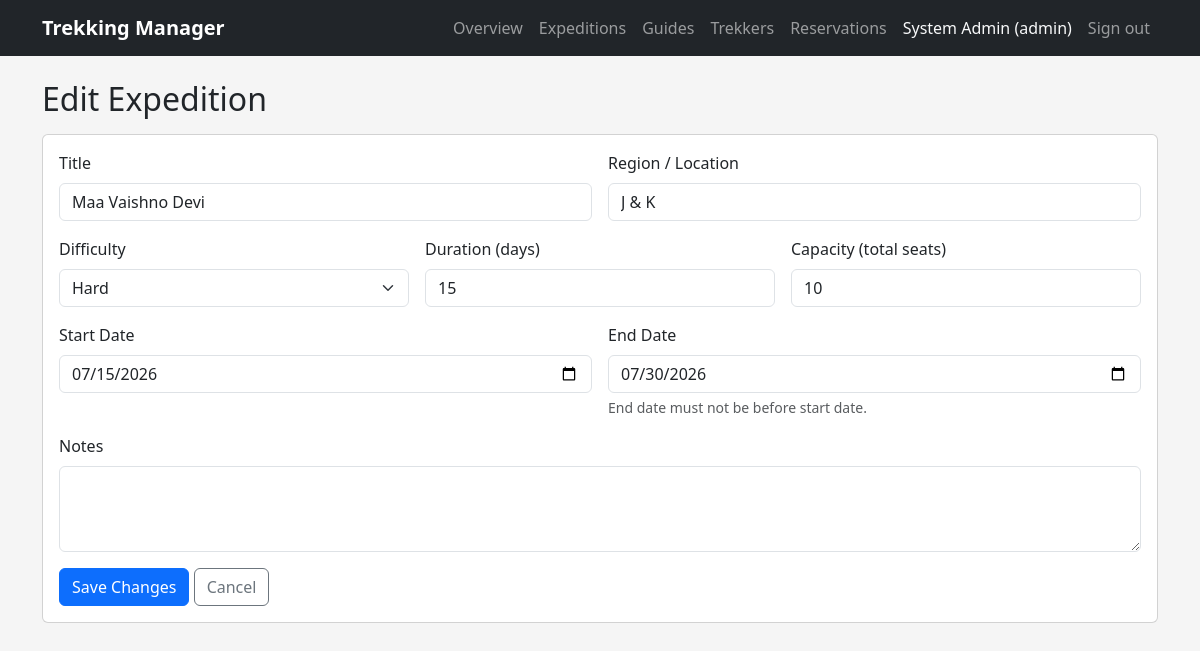
/admin/expeditions/1/edit (signed in), run on an earlier commit of the app's database.
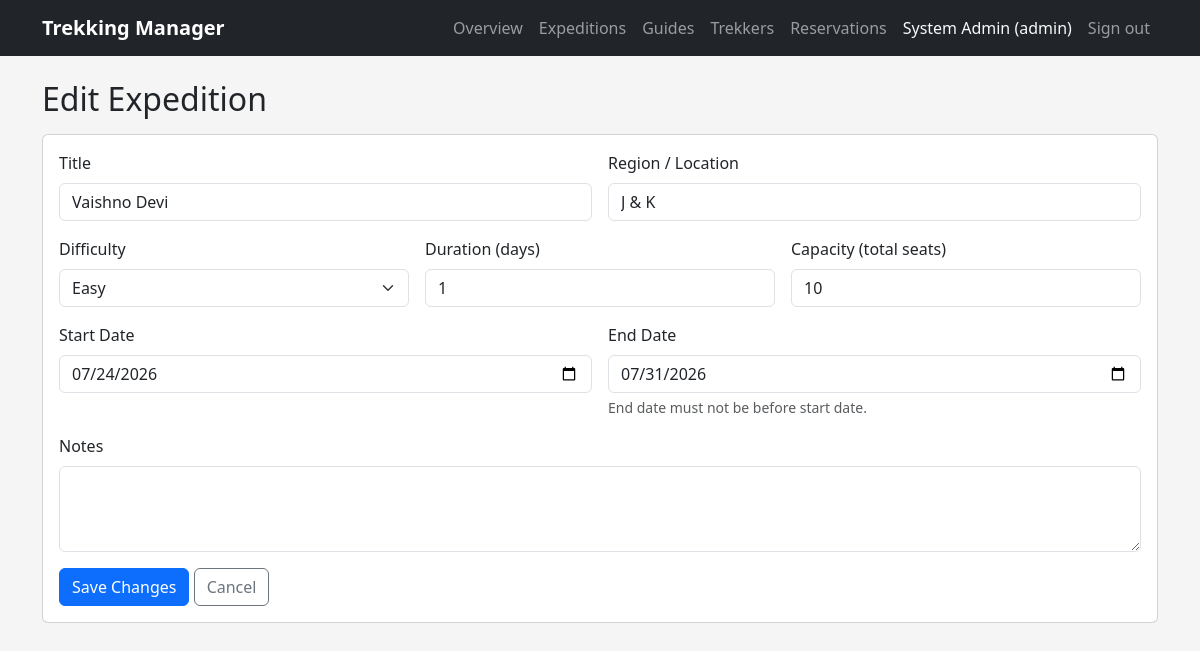
And on a later commit of the database.
### models.py (models this page shows)
class Expedition(db.Model):
    __tablename__ = "expeditions"
    id = db.Column(db.Integer, primary_key=True)
    title = db.Column(db.String(150), nullable=False)
    region = db.Column(db.String(100), nullable=False)
    difficulty_level = db.Column(db.String(20), nullable=False)
    num_days = db.Column(db.Integer, nullable=False)
    capacity = db.Column(db.Integer, nullable=False)
    seats_left = db.Column(db.Integer, nullable=False)
    guide_id = db.Column(db.Integer, db.ForeignKey("accounts.id"))
    current_state = db.Column(db.String(20), nullable=False, default="Pending")
    begin_date = db.Column(db.String(20))
    finish_date = db.Column(db.String(20))
    notes = db.Column(db.Text)
    added_on = db.Column(db.DateTime, default=datetime.utcnow)
    reservations = db.relationship("Reservation", backref="expedition", lazy=True)

### main.py (the view, shortened to what this page needs)
@app.route("/admin/expeditions/<int:expedition_id>/edit", methods=["GET", "POST"], endpoint="admin.edit_expedition")
@roles_only("admin")
def admin_edit_expedition(expedition_id):
    expedition = Expedition.query.get(expedition_id)
    if expedition is None:
        flash("That expedition no longer exists.", "danger")
        return redirect(url_for("admin.list_expeditions"))
    return render_template("admin/expedition_form.html", expedition=expedition, form_data={})

### main.py (called while the page is built)
def roles_only(*allowed_roles):
    def outer(view_func):
        @wraps(view_func)
        def guarded(*args, **kwargs):
            if "account_id" not in session:
                flash("Please sign in first.", "warning")
                return redirect(url_for("auth.login"))
            if session.get("role") not in allowed_roles:
                flash("That page isn't available for your account type.", "danger")
                return redirect(url_for("auth.landing"))
            return view_func(*args, **kwargs)
        return guarded
    return outer

### templates/admin/expedition_form.html (shortened to what this page needs)
{% extends "layout.html" %}
{% block body %}
<h2 class="mb-3">{{ 'Edit Expedition' if expedition else 'New Expedition' }}</h2>
<div class="card"><div class="card-body">
<form method="POST">
    <div class="row g-3">
        <div class="col-md-6">
            <label class="form-label">Title</label>
            <input type="text" name="title" class="form-control"
                   value="{{ form_data.get('title', expedition.title if expedition else '') }}" required>
        </div>
        <div class="col-md-6">
            <label class="form-label">Region / Location</label>
            <input type="text" name="region" class="form-control"
                   value="{{ form_data.get('region', expedition.region if expedition else '') }}" required>
        </div>
        <div class="col-md-4">
            <label class="form-label">Difficulty</label>
            <select name="difficulty_level" class="form-select" required>
                {% set cur_diff = form_data.get('difficulty_level', expedition.difficulty_level if expedition else '') %}
                {% for level in ['Easy', 'Moderate', 'Hard'] %}
                <option value="{{ level }}" {% if cur_diff == level %}selected{% endif %}>{{ level }}</option>
                {% endfor %}
            </select>
        </div>
        <div class="col-md-4">
            <label class="form-label">Duration (days)</label>
            <input type="number" name="num_days" min="1" class="form-control"
                   value="{{ form_data.get('num_days', expedition.num_days if expedition else 1) }}" required>
        </div>
        <div class="col-md-4">
            <label class="form-label">Capacity (total seats)</label>
            <input type="number" name="capacity" min="1" class="form-control"
                   value="{{ form_data.get('capacity', expedition.capacity if expedition else 10) }}" required>
        </div>
        <div class="col-md-6">
            <label class="form-label">Start Date</label>
            <input type="date" name="begin_date" class="form-control"
                   value="{{ form_data.get('begin_date', expedition.begin_date if expedition else '') }}">
        </div>
        <div class="col-md-6">
            <label class="form-label">End Date</label>
            <input type="date" name="finish_date" class="form-control"
                   value="{{ form_data.get('finish_date', expedition.finish_date if expedition else '') }}">
            <div class="form-text">End date must not be before start date.</div>
        </div>
        <div class="col-12">
            <label class="form-label">Notes</label>
            <textarea name="notes" class="form-control" rows="3">{{ form_data.get('notes', expedition.notes if expedition else '') }}</textarea>
        </div>
    </div>
    <button type="submit" class="btn btn-primary mt-3">{{ 'Save Changes' if expedition else 'Create Expedition' }}</button>
    <a href="{{ url_for('admin.list_expeditions') }}" class="btn btn-outline-secondary mt-3">Cancel</a>
</form>
</div></div>
{% endblock %}

What changed in the data, as far as the page shows it:
changed Expedition: title "Maa Vaishno Devi" → "Vaishno Devi"; difficulty_level "Hard" → "Easy"; num_days "15" → "1"; begin_date "07/15/2026" → "07/24/2026"; finish_date "07/30/2026" → "07/31/2026"
